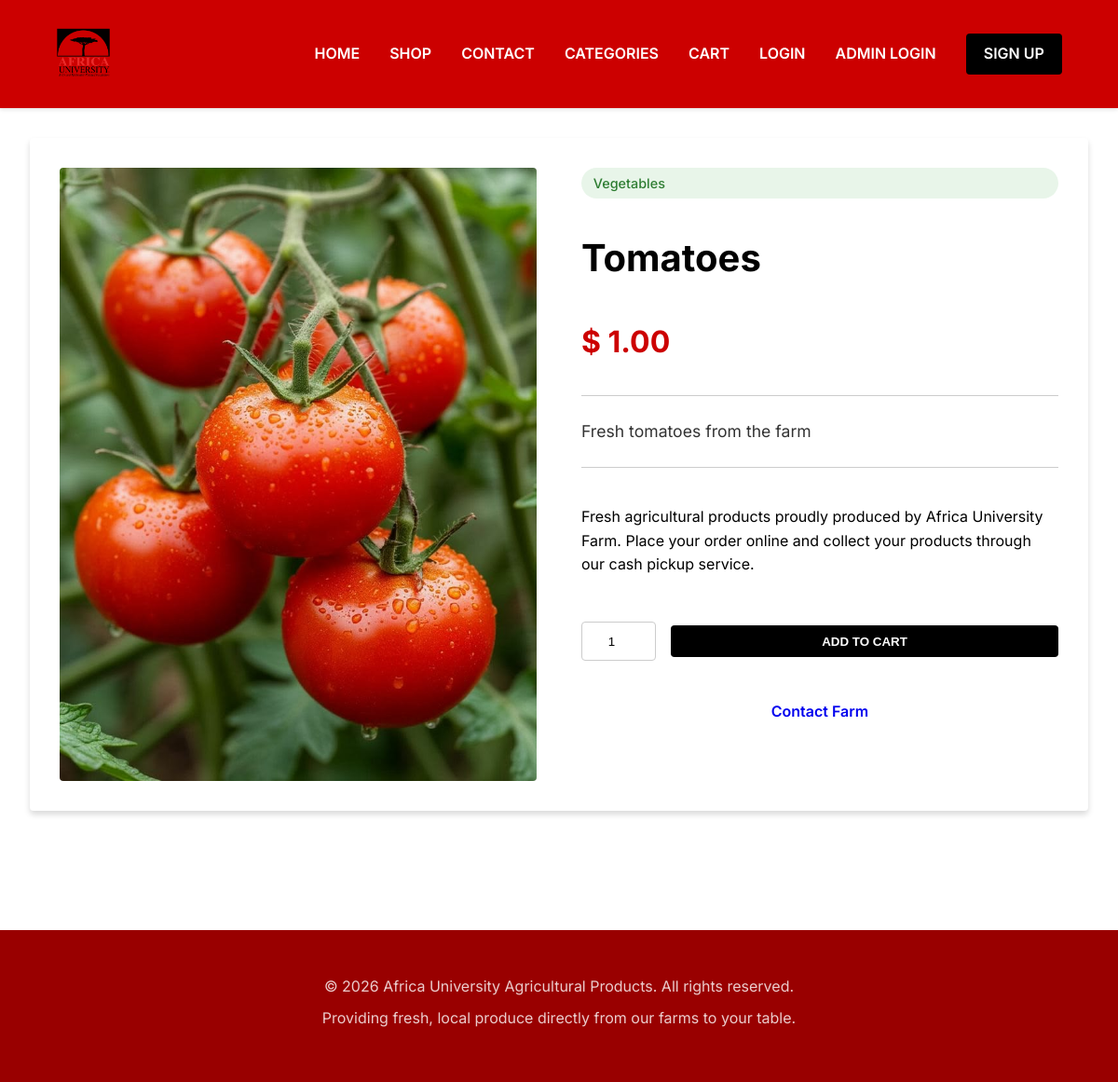
Before: /product/1 with the older database file.
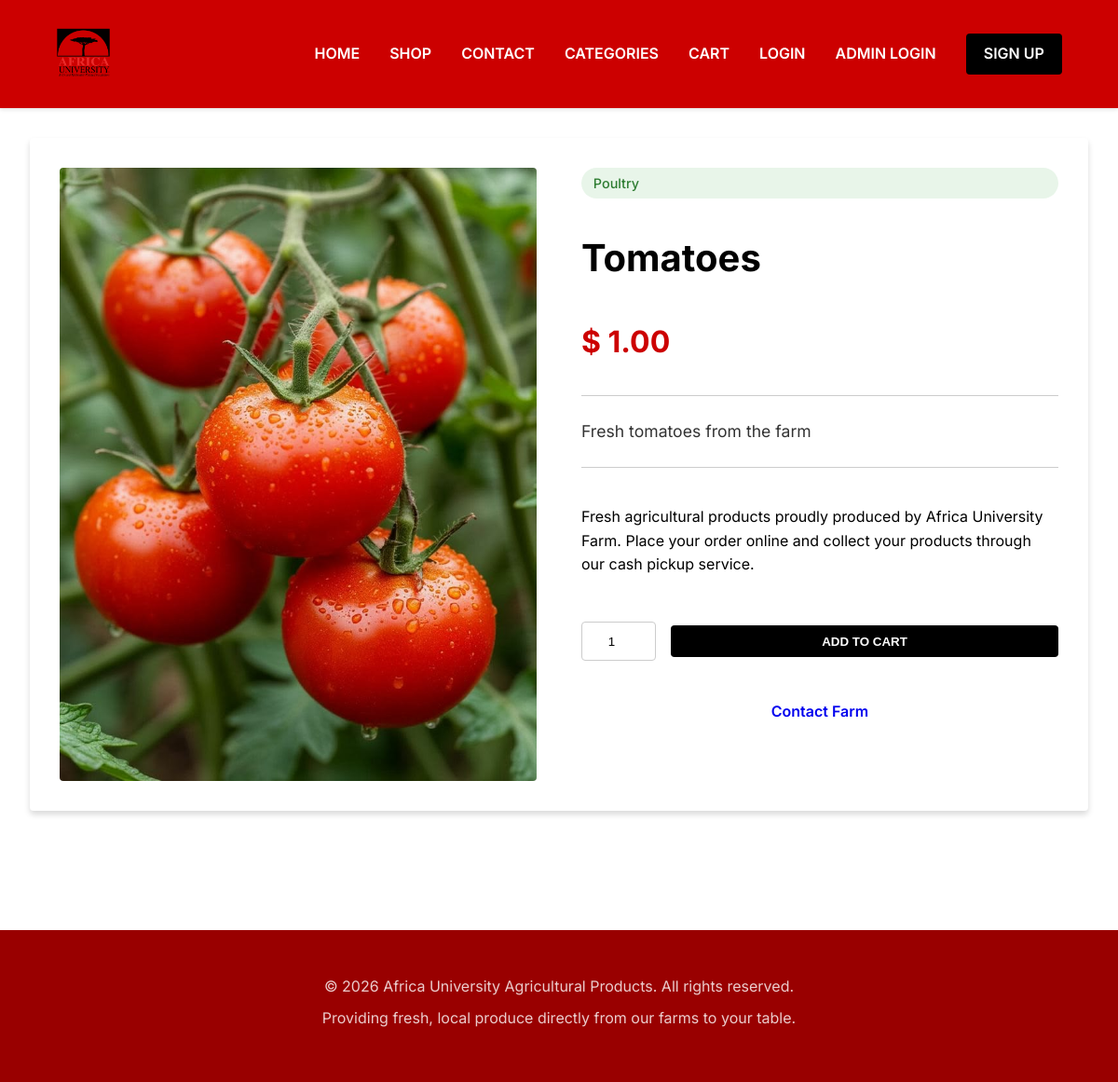
After: the same page with the newer database file.
### models.py (models this page shows)
class Category(db.Model):
    __tablename__ = "categories"
    id = db.Column(db.Integer, primary_key=True)
    name = db.Column(db.String(100), nullable=False, unique=True)
    products = db.relationship(
        "Product",
        backref="category",
        lazy=True,
    )

### app.py (the view)
@app.route("/product/<int:product_id>")
def product_detail(product_id):
    product = Product.query.get_or_404(product_id)
    return render_template("product_detail.html", product=product)

### app.py (called while the page is built, shortened)
def get_cart_items():
    cart_entries = session.get("cart", [])
    items = []
    return items

@app.context_processor
def inject_cart():
    cart_items = get_cart_items()
    cart_total = sum(item["price"] * item["quantity"] for item in cart_items)
    currency = session.get("currency", "USD")
    currency_info = {
        "ZAR": {"code": "ZAR", "symbol": "R", "label": "South African Rand"},
        "USD": {"code": "USD", "symbol": "$", "label": "US Dollar"},
        "EUR": {"code": "EUR", "symbol": "€", "label": "Euro"},
    }.get(currency, {"code": currency, "symbol": currency, "label": currency})
    return dict(
        global_cart=cart_items,
        global_cart_total=cart_total,
        selected_currency=currency,
        currency_info=currency_info,
    )

### templates/product_detail.html (shortened to what this page needs)
{% extends "base.html" %}
{% block content %}
<section class="container" style="margin-top: 2rem; margin-bottom: 4rem;">
    <div class="product-detail-layout">
        <div class="product-detail-img-wrapper">
            {% if product.image %}
            <img src="{{ url_for('static', filename='uploads/' + product.image) }}"
                 alt="{{ product.name }}"
                 style="max-width:100%; height:auto; object-fit:cover;">
            {% else %}
            <img src="https://images.unsplash.com/photo-1542838132-92c53300491e?auto=format&fit=crop&w=800&q=80"
                 alt="{{ product.name }}"
                 style="max-width:100%; height:auto; object-fit:cover;">
            {% endif %}
        </div>
        <div class="product-detail-info">
            <span class="badge-category">
                {{ product.category.name }}
            </span>
            <h1 style="font-size:2.5rem; margin-top:1rem;">
                {{ product.name }}
            </h1>
            <div style="font-size:2rem; font-weight:700; color:var(--primary-color); margin:1rem 0;">
                {{ currency_info.symbol }}
                {{ "%.2f"|format(product.price) }}
            </div>
            <p style="color:var(--text-secondary); font-size:1.1rem; line-height:1.6; border-top:1px solid var(--border-color); border-bottom:1px solid var(--border-color); padding:1.5rem 0;">
                {{ product.description }}
            </p>
            <p style="font-size:1rem; margin-top:1.5rem;">
                Fresh agricultural products proudly produced by Africa University Farm.
                Place your order online and collect your products through our cash pickup service.
            </p>
            <form action="{{ url_for('add_to_cart', product_id=product.id) }}"
                  method="POST"
                  style="margin-top:2rem; display:flex; gap:1rem; align-items:center;">
                <input type="number"
                       name="quantity"
                       value="1"
                       min="1"
                       style="width:80px; padding:0.8rem; border:1px solid var(--border-color); border-radius:var(--radius); text-align:center;">
                <button type="submit"
                        class="btn btn-primary"
                        style="flex:1;">
                    Add to Cart
                </button>
            </form>
            <a href="{{ url_for('contact') }}"
               class="btn"
               style="margin-top:1rem; display:inline-block;">
                Contact Farm
            </a>
        </div>
    </div>
</section>
{% endblock %}

Changed rows visible on the page:
changed Category: category.name "Vegetables" → "Poultry"
